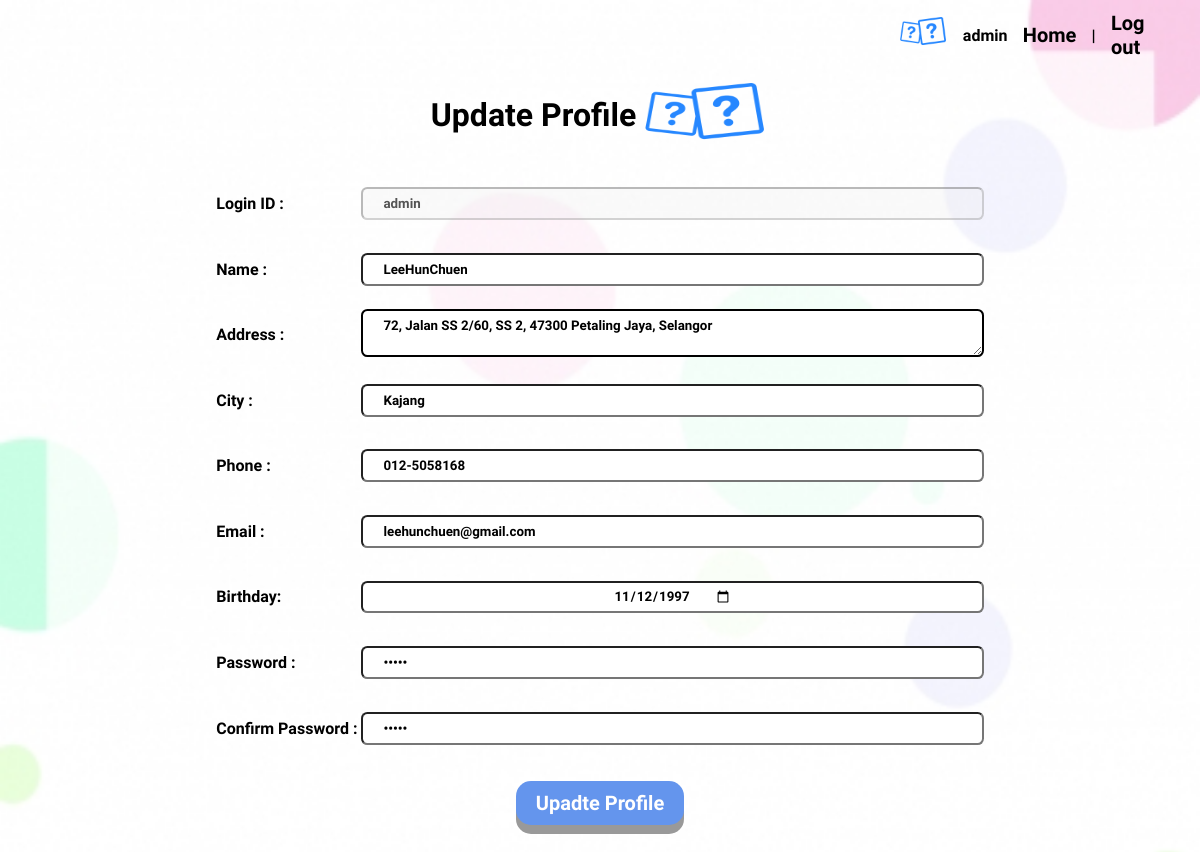
Page /userUpdateProfile1.php (signed in) on the committed database.
### tables this page shows
CREATE TABLE `quizregisterpage` (
  `id` int(6) UNSIGNED NOT NULL,
  `loginid` varchar(30) NOT NULL,
  `username` varchar(30) NOT NULL,
  `user_type` varchar(300) NOT NULL,
  `address` varchar(300) NOT NULL,
  `city` varchar(30) NOT NULL,
  `phone` varchar(30) NOT NULL,
  `email` varchar(30) NOT NULL,
  `birthday` varchar(50) DEFAULT NULL,
  `password` varchar(100) DEFAULT NULL,
  `confrimpassword` varchar(100) DEFAULT NULL
);

### userUpdateProfile1.php (the view, shortened to what this page needs)
<!DOCTYPE html>
<html>
<head>
</head>
<body>
 <?php include "menu.php"?>
 <?php
  include "database.php";
  $user_check=$_SESSION['loginid'];
  $ses_sql=mysqli_query($con,"select id from quizregisterpage where loginid='$user_check'");
  $row=mysqli_fetch_array($ses_sql,MYSQLI_ASSOC);
  $loggedin_id=$row['id'];
  $result=mysqli_query($con,"SELECT * FROM quizregisterpage WHERE id = $loggedin_id");
  while($row=mysqli_fetch_array($result)){
  ?>
  <center>
    <form method="post">
        <div class="reg-Title">
          <table>
            <tr>
              <td><h1>Update Profile</h1></td><td><img src="images/picture1.png" width="129" height="100"></td>
            </tr>
          </table>
         <table>
          <tr><td><h4>Login ID : </h4></td><td><input type="loginid" name="LoginId" disabled value="<?php echo $row['loginid']?>" minlength="4" maxlength="8" required></td></tr>
          <tr><td><h4>Name : </h4></td><td><input type="username" name="Username" value="<?php echo $row['username']?>" required></td></tr>
          <tr><td><h4>Address : </h4></td><td><textarea type="address" name="Address" required><?php echo $row['address'] ?></textarea></td></tr>
          <tr><td><h4>City : </h4></td><td><input type="city" name="City" value="<?php echo $row['city']?>" required></td></tr>
          <tr><td><h4>Phone : </h4></td><td><input type="tel" name="Phone" placeholder="123-4567678"pattern="[0-9]{3}-[0-9]{7}" value="<?php echo $row['phone']?>" required></td></tr>
          <tr><td><h4>Email : </h4></td><td><input type="email" name="Email" value="<?php echo $row['email']?>" required></td></tr>
          <tr><td><h4>Birthday: </h4></td><td><input type="date" name="bday" value="<?php echo $row['birthday']?>" required>
          </td></tr>
          <tr><td><h4>Password : </h4></td><td>
          <div <?php if (isset($password_error)): ?> class="form_error" <?php endif ?> >
            <input type="password" name="Password" value="<?php echo $row['password']?>" required>
          </div></td></tr>
          <tr><td><h4>Confirm Password : </h4></td><td>
          <div <?php if (isset($password_error)): ?> class="form_error" <?php endif ?> >
            <input type="password" name="CPassword" value="<?php echo $row['confrimpassword']?>" required>
          </div></td></tr>
        </table>
        <br>
        <input class="button" type="submit" value="Upadte Profile">
    </form>
<?php
}
?>
</body>
</html>

### userUpdateProfile1.php (style rules this page uses)
html { background-repeat: no-repeat; background-size: 100% 100%; height:980px; background-image:url("images/background1.jpg"); }
body { margin: 0; font-family: 'Yeseva One', cursive; }
* { font-family: 'Merienda One', cursive; font-weight: bold; }
input[type=username] { border-radius: 0.4rem; width: 100%; padding: 7px 20px; box-sizing: border-box; }
input[type=loginid] { border-radius: 0.4rem; width: 100%; padding: 7px 20px; box-sizing: border-box; }
input[type=password] { border-radius: 0.4rem; width: 100%; padding: 7px 20px; box-sizing: border-box; }
input[type=email] { border-radius: 0.4rem; width: 100%; padding: 7px 20px; box-sizing: border-box; }
textarea[type=address] { border-radius: 0.4rem; border: 2px solid black; width: 100%; padding: 7px 20px; box-sizing: border-box; }
input[type=city] { border-radius: 0.4rem; width: 100%; padding: 7px 20px; box-sizing: border-box; }
input[type=tel] { border-radius: 0.4rem; width: 100%; padding: 7px 20px; box-sizing: border-box; }
input[type=date] { border-radius: 0.4rem; padding: 5px 250px; box-sizing: border-box; }
.button { padding: 10px 20px; font-size: 20px; text-align: center; cursor: pointer; outline: none; color: #fff; background-color: #6495ED; border: none; border-radius: 15px; box-shadow: 0 9px #999; }
body h1 { margin:0; }
.reg-Title { padding: 5% 0 }

### menu.php (style rules this page uses)
* { font-family: 'Merienda One', cursive; font-weight: bold; }

### rows in the picture
quizregisterpage: LoginId "admin", Username "LeeHunChuen", Address "72, Jalan SS 2/60, SS 2, 47300 Petaling Jaya, Selangor", City "Kajang", Phone "012-5058168", Email "leehunchuen@gmail.com", bday "11/12/1997"

### other values in the picture
$_SESSION['loginid'] "admin"
